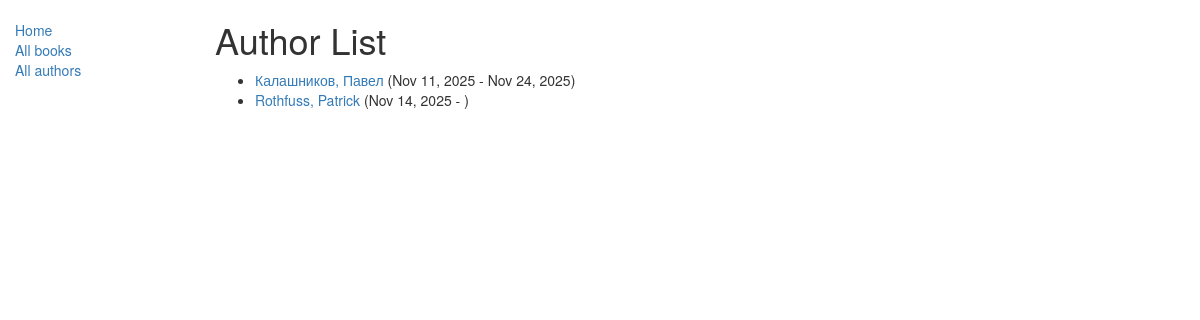
Screenshot of /catalog/authors/ with the database file from the repository.
### catalog/models.py (models this page shows, shortened)
class Author(models.Model):
    first_name = models.CharField(max_length=100)
    last_name = models.CharField(max_length=100)
    date_of_birth = models.DateField(null=True, blank=True)
    date_of_death = models.DateField('Died', null=True, blank=True)
    def __str__(self):
        return '%s, %s' % (self.last_name, self.first_name)

### catalog/views.py (the view)
class AuthorListView(generic.ListView):
        model = Author
        paginate_by = 10

### catalog/templates/catalog/author_list.html
{% extends "base_generic.html" %}
{% block content %}
  <h1>Author List</h1>
  {% if author_list %}
    <ul>
      {% for author in author_list %}
        <li>
          <a href="{% url 'author-detail' author.pk %}">{{ author }}</a>
          {% if author.date_of_death %}({{ author.date_of_birth|date:"M j, Y" }} - {{ author.date_of_death|date:"M j, Y" }}){% else %}({{ author.date_of_birth|date:"M j, Y" }} - ){% endif %}
        </li>
      {% endfor %}
    </ul>
  {% else %}
    <p>There are no authors.</p>
  {% endif %}
{% endblock %}

### rows the page displays
Author: last_name+first_name "Калашников, Павел", date_of_birth "Nov 11, 2025", date_of_death "Nov 24, 2025"
Author: last_name+first_name "Rothfuss, Patrick", date_of_birth "Nov 14, 2025"
